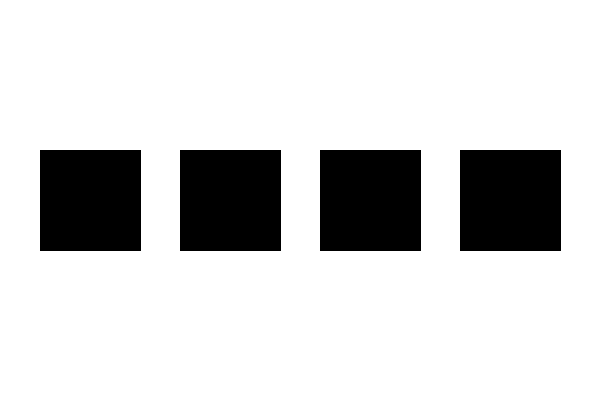
Frame 1 (no input)
Frame 60 (the mouse pressed at the canvas centre just before this capture): identical to frame 1, image omitted
Frame 120 (the mouse held since frame 60 and released just before this capture): identical to frame 1, image omitted

The Processing sketch that drew this single still picture (run headless with seeded random() and noise(); from frame 60 on, the mouse is pressed at the canvas centre):

// Processing sketch: Find_it1
// ── Find_it1.pde
float[] xList = new float[4];
float[] yList = new float[4];
void setup() {
  size(600,400);
}

void draw() {
  background(255);
  fill(0);
  for (int i=0; i<4; i++) {
    xList[i] = 40+140*i;
    yList[i] = 150;
    rect(xList[i], yList[i], 100, 100);
  }
}
